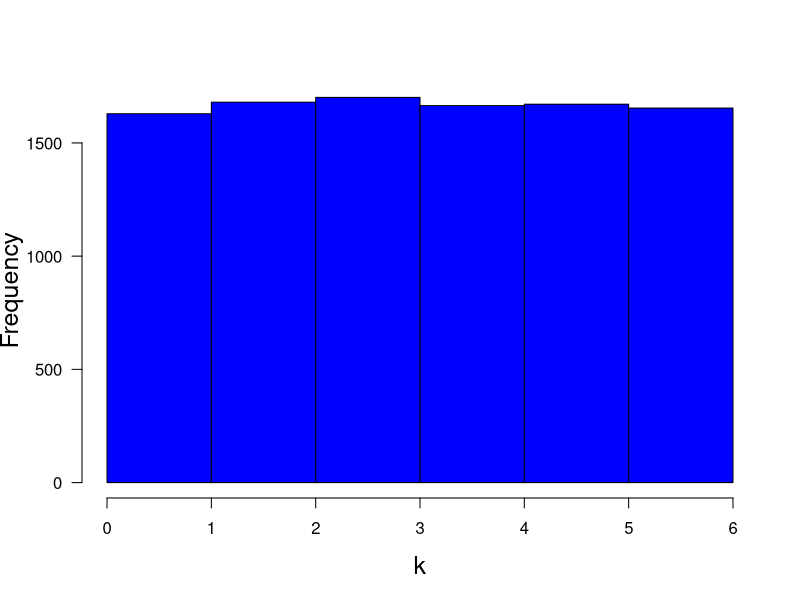

This chart was generated by the following R code:
print('file: SolutionRollingDieHist.R')
# EXERCISE & Solution: random sample from discrete uniform distribution (rolling a die)')
set.seed(1953) # set seed for random number generators
xrange = seq(1,6)
hrange = seq(0,6)
k = sample(x=xrange,10000,replace=TRUE);
# png('RandomDieExercise160721.png',width=16,height=12,units='cm',res=300)
hist(k,breaks=hrange,col='blue',main='',las=1,cex.lab=1.5)
# dev.off()